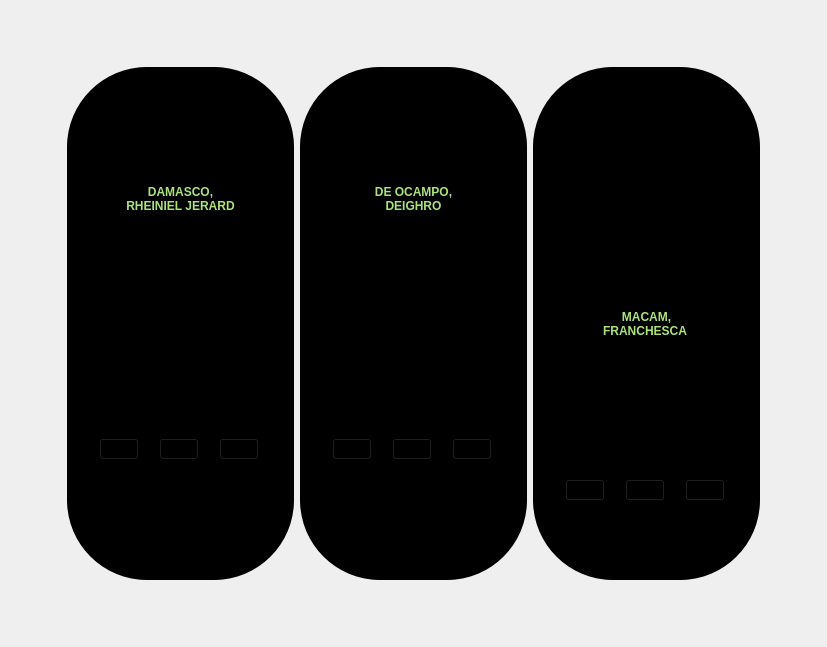
<?xml version="1.0" encoding="UTF-8"?>
<ui version="4.0">
 <class>MainWindow</class>
 <widget class="QMainWindow" name="MainWindow">
  <property name="geometry">
   <rect>
    <x>0</x>
    <y>0</y>
    <width>827</width>
    <height>647</height>
   </rect>
  </property>
  <property name="windowTitle">
   <string>MainWindow</string>
  </property>
  <widget class="QWidget" name="centralwidget">
   <layout class="QHBoxLayout" name="horizontalLayout_5">
    <item>
     <widget class="QWidget" name="widget" native="true">
      <property name="enabled">
       <bool>true</bool>
      </property>
      <layout class="QVBoxLayout" name="verticalLayout">
       <item>
        <spacer name="verticalSpacer_2">
         <property name="orientation">
          <enum>Qt::Vertical</enum>
         </property>
         <property name="sizeType">
          <enum>QSizePolicy::Minimum</enum>
         </property>
         <property name="sizeHint" stdset="0">
          <size>
           <width>20</width>
           <height>40</height>
          </size>
         </property>
        </spacer>
       </item>
       <item>
        <widget class="QWidget" name="widget_2" native="true">
         <property name="styleSheet">
          <string notr="true">#oval1{
background-color: black;
border-radius: 80px;
}
#oval2{
background-color: black;
border-radius: 80px;
}
#oval3{
background-color: black;
border-radius: 80px;
}
.QPushButton{
background-color:rgba(0,0,0,0);
}</string>
         </property>
         <layout class="QHBoxLayout" name="horizontalLayout_4">
          <item>
           <spacer name="horizontalSpacer_2">
            <property name="orientation">
             <enum>Qt::Horizontal</enum>
            </property>
            <property name="sizeType">
             <enum>QSizePolicy::Fixed</enum>
            </property>
            <property name="sizeHint" stdset="0">
             <size>
              <width>40</width>
              <height>20</height>
             </size>
            </property>
           </spacer>
          </item>
          <item>
           <widget class="QWidget" name="oval1" native="true">
            <property name="styleSheet">
             <string notr="true">#oval1{
background-color: black;
border-radius: 80px;
}</string>
            </property>
            <layout class="QVBoxLayout" name="verticalLayout_4">
             <item>
              <widget class="QLabel" name="label">
               <property name="font">
                <font>
                 <weight>75</weight>
                 <bold>true</bold>
                </font>
               </property>
               <property name="styleSheet">
                <string notr="true">color: #ABE27D</string>
               </property>
               <property name="text">
                <string>DAMASCO, 
RHEINIEL JERARD</string>
               </property>
               <property name="alignment">
                <set>Qt::AlignCenter</set>
               </property>
              </widget>
             </item>
             <item>
              <widget class="QWidget" name="widget_7" native="true">
               <property name="styleSheet">
                <string notr="true">#oval1{
background-color: black;
border-radius: 80px;
}
.QPushButton{
background-color:rgba(0,0,0,0);
}</string>
               </property>
               <layout class="QHBoxLayout" name="horizontalLayout">
                <item>
                 <widget class="QPushButton" name="pushButton_14">
                  <property name="sizePolicy">
                   <sizepolicy hsizetype="Fixed" vsizetype="Fixed">
                    <horstretch>0</horstretch>
                    <verstretch>0</verstretch>
                   </sizepolicy>
                  </property>
                  <property name="text">
                   <string/>
                  </property>
                  <property name="icon">
                   <iconset resource="aboutrec.qrc">
                    <normaloff>:/newPrefix/ICONS/facebook.png</normaloff>:/newPrefix/ICONS/facebook.png</iconset>
                  </property>
                  <property name="iconSize">
                   <size>
                    <width>30</width>
                    <height>30</height>
                   </size>
                  </property>
                 </widget>
                </item>
                <item>
                 <widget class="QPushButton" name="pushButton_15">
                  <property name="sizePolicy">
                   <sizepolicy hsizetype="Fixed" vsizetype="Fixed">
                    <horstretch>0</horstretch>
                    <verstretch>0</verstretch>
                   </sizepolicy>
                  </property>
                  <property name="text">
                   <string/>
                  </property>
                  <property name="icon">
                   <iconset resource="aboutrec.qrc">
                    <normaloff>:/newPrefix/ICONS/email.png</normaloff>:/newPrefix/ICONS/email.png</iconset>
                  </property>
                  <property name="iconSize">
                   <size>
                    <width>30</width>
                    <height>30</height>
                   </size>
                  </property>
                 </widget>
                </item>
                <item>
                 <widget class="QPushButton" name="pushButton_16">
                  <property name="sizePolicy">
                   <sizepolicy hsizetype="Fixed" vsizetype="Fixed">
                    <horstretch>0</horstretch>
                    <verstretch>0</verstretch>
                   </sizepolicy>
                  </property>
                  <property name="text">
                   <string/>
                  </property>
                  <property name="icon">
                   <iconset resource="aboutrec.qrc">
                    <normaloff>:/newPrefix/ICONS/phone.png</normaloff>:/newPrefix/ICONS/phone.png</iconset>
                  </property>
                  <property name="iconSize">
                   <size>
                    <width>30</width>
                    <height>30</height>
                   </size>
                  </property>
                 </widget>
                </item>
               </layout>
              </widget>
             </item>
            </layout>
           </widget>
          </item>
          <item>
           <widget class="QWidget" name="oval2" native="true">
            <property name="styleSheet">
             <string notr="true"/>
            </property>
            <layout class="QVBoxLayout" name="verticalLayout_2">
             <item>
              <widget class="QLabel" name="label_3">
               <property name="font">
                <font>
                 <weight>75</weight>
                 <bold>true</bold>
                </font>
               </property>
               <property name="styleSheet">
                <string notr="true">color: #ABE27D</string>
               </property>
               <property name="text">
                <string>DE OCAMPO, 
DEIGHRO</string>
               </property>
               <property name="alignment">
                <set>Qt::AlignCenter</set>
               </property>
              </widget>
             </item>
             <item>
              <widget class="QWidget" name="widget_8" native="true">
               <property name="styleSheet">
                <string notr="true">#oval1{
background-color: black;
border-radius: 80px;
}
.QPushButton{
background-color:rgba(0,0,0,0);
}</string>
               </property>
               <layout class="QHBoxLayout" name="horizontalLayout_2">
                <item>
                 <widget class="QPushButton" name="pushButton_17">
                  <property name="sizePolicy">
                   <sizepolicy hsizetype="Fixed" vsizetype="Fixed">
                    <horstretch>0</horstretch>
                    <verstretch>0</verstretch>
                   </sizepolicy>
                  </property>
                  <property name="text">
                   <string/>
                  </property>
                  <property name="icon">
                   <iconset resource="aboutrec.qrc">
                    <normaloff>:/newPrefix/ICONS/facebook.png</normaloff>:/newPrefix/ICONS/facebook.png</iconset>
                  </property>
                  <property name="iconSize">
                   <size>
                    <width>30</width>
                    <height>30</height>
                   </size>
                  </property>
                 </widget>
                </item>
                <item>
                 <widget class="QPushButton" name="pushButton_18">
                  <property name="sizePolicy">
                   <sizepolicy hsizetype="Fixed" vsizetype="Fixed">
                    <horstretch>0</horstretch>
                    <verstretch>0</verstretch>
                   </sizepolicy>
                  </property>
                  <property name="text">
                   <string/>
                  </property>
                  <property name="icon">
                   <iconset resource="aboutrec.qrc">
                    <normaloff>:/newPrefix/ICONS/email.png</normaloff>:/newPrefix/ICONS/email.png</iconset>
                  </property>
                  <property name="iconSize">
                   <size>
                    <width>30</width>
                    <height>30</height>
                   </size>
                  </property>
                 </widget>
                </item>
                <item>
                 <widget class="QPushButton" name="pushButton_19">
                  <property name="sizePolicy">
                   <sizepolicy hsizetype="Fixed" vsizetype="Fixed">
                    <horstretch>0</horstretch>
                    <verstretch>0</verstretch>
                   </sizepolicy>
                  </property>
                  <property name="text">
                   <string/>
                  </property>
                  <property name="icon">
                   <iconset resource="aboutrec.qrc">
                    <normaloff>:/newPrefix/ICONS/phone.png</normaloff>:/newPrefix/ICONS/phone.png</iconset>
                  </property>
                  <property name="iconSize">
                   <size>
                    <width>30</width>
                    <height>30</height>
                   </size>
                  </property>
                 </widget>
                </item>
               </layout>
              </widget>
             </item>
            </layout>
           </widget>
          </item>
          <item>
           <widget class="QWidget" name="oval3" native="true">
            <property name="styleSheet">
             <string notr="true"/>
            </property>
            <layout class="QVBoxLayout" name="verticalLayout_3">
             <item>
              <widget class="QLabel" name="label_2">
               <property name="text">
                <string/>
               </property>
               <property name="pixmap">
                <pixmap resource="aboutrec.qrc">:/newPrefix/ICONS/profile.png</pixmap>
               </property>
              </widget>
             </item>
             <item>
              <widget class="QLabel" name="label_4">
               <property name="font">
                <font>
                 <weight>75</weight>
                 <bold>true</bold>
                </font>
               </property>
               <property name="styleSheet">
                <string notr="true">color: #ABE27D</string>
               </property>
               <property name="text">
                <string>MACAM, 
FRANCHESCA </string>
               </property>
               <property name="alignment">
                <set>Qt::AlignCenter</set>
               </property>
              </widget>
             </item>
             <item>
              <widget class="QWidget" name="widget_9" native="true">
               <property name="styleSheet">
                <string notr="true">#oval1{
background-color: black;
border-radius: 80px;
}
.QPushButton{
background-color:rgba(0,0,0,0);
}</string>
               </property>
               <layout class="QHBoxLayout" name="horizontalLayout_3">
                <item>
                 <widget class="QPushButton" name="pushButton_20">
                  <property name="sizePolicy">
                   <sizepolicy hsizetype="Fixed" vsizetype="Fixed">
                    <horstretch>0</horstretch>
                    <verstretch>0</verstretch>
                   </sizepolicy>
                  </property>
                  <property name="text">
                   <string/>
                  </property>
                  <property name="icon">
                   <iconset resource="aboutrec.qrc">
                    <normaloff>:/newPrefix/ICONS/facebook.png</normaloff>:/newPrefix/ICONS/facebook.png</iconset>
                  </property>
                  <property name="iconSize">
                   <size>
                    <width>30</width>
                    <height>30</height>
                   </size>
                  </property>
                 </widget>
                </item>
                <item>
                 <widget class="QPushButton" name="pushButton_21">
                  <property name="sizePolicy">
                   <sizepolicy hsizetype="Fixed" vsizetype="Fixed">
                    <horstretch>0</horstretch>
                    <verstretch>0</verstretch>
                   </sizepolicy>
                  </property>
                  <property name="text">
                   <string/>
                  </property>
                  <property name="icon">
                   <iconset resource="aboutrec.qrc">
                    <normaloff>:/newPrefix/ICONS/email.png</normaloff>:/newPrefix/ICONS/email.png</iconset>
                  </property>
                  <property name="iconSize">
                   <size>
                    <width>30</width>
                    <height>30</height>
                   </size>
                  </property>
                 </widget>
                </item>
                <item>
                 <widget class="QPushButton" name="pushButton_22">
                  <property name="sizePolicy">
                   <sizepolicy hsizetype="Fixed" vsizetype="Fixed">
                    <horstretch>0</horstretch>
                    <verstretch>0</verstretch>
                   </sizepolicy>
                  </property>
                  <property name="text">
                   <string/>
                  </property>
                  <property name="icon">
                   <iconset resource="aboutrec.qrc">
                    <normaloff>:/newPrefix/ICONS/phone.png</normaloff>:/newPrefix/ICONS/phone.png</iconset>
                  </property>
                  <property name="iconSize">
                   <size>
                    <width>30</width>
                    <height>30</height>
                   </size>
                  </property>
                 </widget>
                </item>
               </layout>
              </widget>
             </item>
            </layout>
           </widget>
          </item>
          <item>
           <spacer name="horizontalSpacer">
            <property name="orientation">
             <enum>Qt::Horizontal</enum>
            </property>
            <property name="sizeType">
             <enum>QSizePolicy::Fixed</enum>
            </property>
            <property name="sizeHint" stdset="0">
             <size>
              <width>40</width>
              <height>20</height>
             </size>
            </property>
           </spacer>
          </item>
         </layout>
        </widget>
       </item>
       <item>
        <spacer name="verticalSpacer">
         <property name="orientation">
          <enum>Qt::Vertical</enum>
         </property>
         <property name="sizeType">
          <enum>QSizePolicy::Fixed</enum>
         </property>
         <property name="sizeHint" stdset="0">
          <size>
           <width>20</width>
           <height>40</height>
          </size>
         </property>
        </spacer>
       </item>
      </layout>
     </widget>
    </item>
   </layout>
  </widget>
 </widget>
 <resources>
  <include location="aboutrec.qrc"/>
 </resources>
 <connections/>
</ui>
